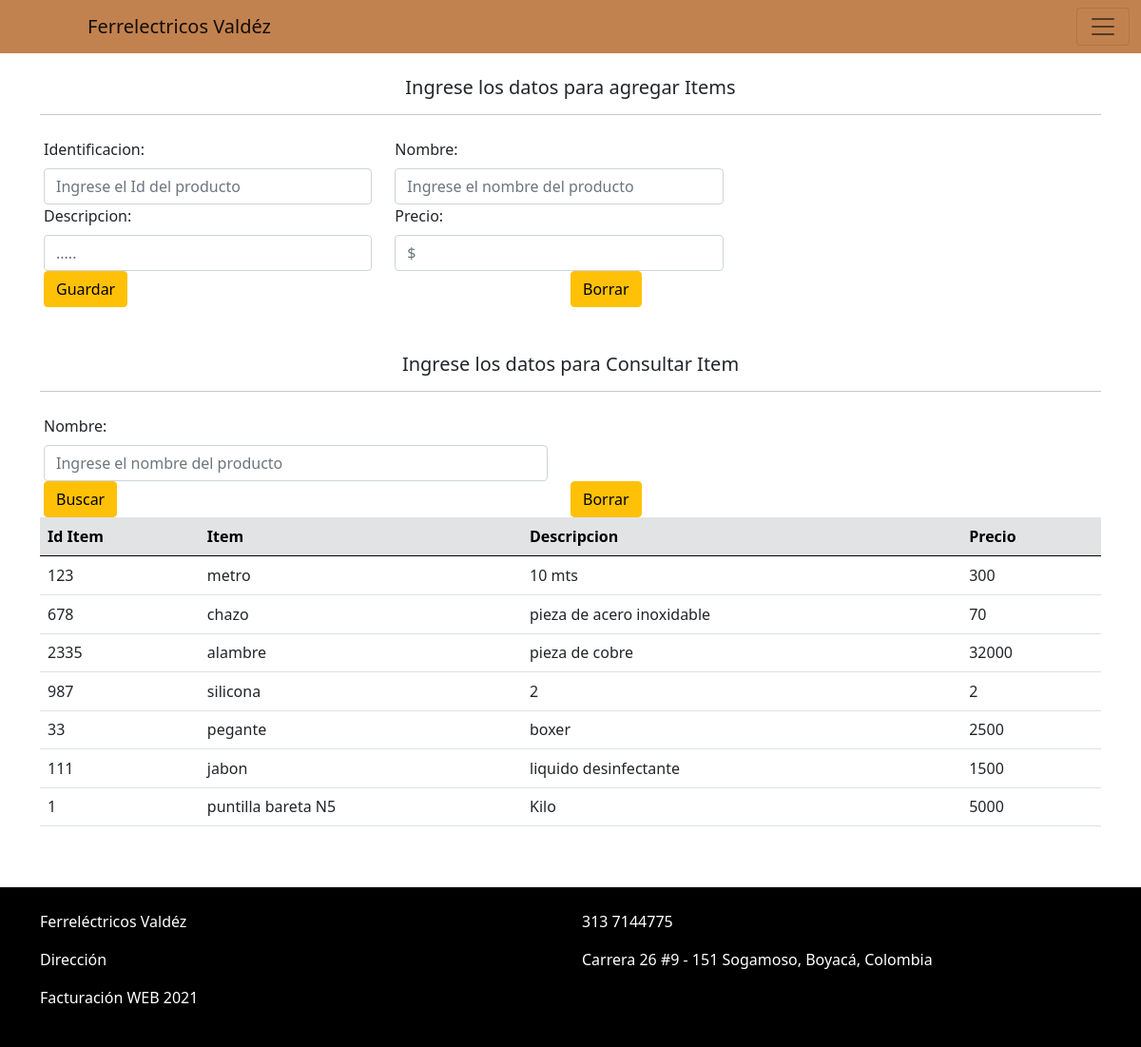
/item.php (signed in), run on the app's committed database.
### tables this page shows
CREATE TABLE IF NOT EXISTS `item` (
  `Id` int(12) NOT NULL,
  `denominacion` varchar(30) NOT NULL,
  `descripcion` varchar(150) NOT NULL,
  `precio` int(10) NOT NULL,
  PRIMARY KEY (`Id`)
);

### item.php (the view, shortened to what this page needs)
<?php
    require 'database.php';
    if(isset($_SESSION['user_id'])){
        $records = $conn->prepare('SELECT id, usuario, password FROM users WHERE id = :id ');
        $records->bindParam(':id', $_SESSION['user_id']);
        $records->execute();
        $results = $records->fetch(PDO::FETCH_ASSOC);
        $user = null;
        if (count($results) > 0) {
            $user = $results;
        }
    }
?>
<!DOCTYPE html>
<html lang="en">
<head>
    <link href="https://cdn.jsdelivr.net/npm/bootstrap@5.1.0/dist/css/bootstrap.min.css" rel="stylesheet">
</head>
<body>
  <?php if(!empty($user)):?>
    <nav class="navbar navbar-light" style="background-color: #C2824F;">
        <div class="container-fluid">
          <a class="navbar-brand" href="index.php"style="margin-left: 80px;">Ferrelectricos Valdéz</a>
          <button class="navbar-toggler" type="button" data-bs-toggle="offcanvas" data-bs-target="#offcanvasNavbar" aria-controls="offcanvasNavbar">
            <span class="navbar-toggler-icon"></span>
          </button>
        </div>
      </nav>
      <br>
      <div class="container">
        <h5 style="text-align: center;">Ingrese los datos para agregar Items</h5>
        <hr>
        <br>
        <form class="row g-3 needs-validation" action="item.php" method="POST" novalidate>
          <div class="row">
            <div class="col-sm-4">
              <label for="id" class="form-label">Identificacion:</label>
              <input type="text" class="form-control" id="id" placeholder="Ingrese el Id del producto" name="id" aria-describedby="inputGroupPrepend2" required>
            </div>
            <div class="col-sm-4">
              <label for="nombre" class="form-label">Nombre:</label>
              <input type="text" class="form-control" id="nombre" placeholder="Ingrese el nombre del producto" name="nombre" aria-describedby="inputGroupPrepend2" required>
            </div>
          </div>
          <div class="row">
            <div class="col-sm-4">
                <label for="descripcion" class="form-label">Descripcion:</label>
                <input type="text" class="form-control" id="descripcion" name="descripcion" placeholder=".....">
            </div>
            <div class="col-sm-4">
              <label for="precio" class="form-label">Precio:</label>
              <input type="number" class="form-control" id="precio" name="precio" placeholder="$" required>
            </div>
          </div>
          <br>
          <div class="row">
            <div class="col-sm">
              <button class="btn btn-warning" type="submit" name="addItem_btn">Guardar</button>
            </div>
            <div class="col-sm">
              <button class="btn btn-warning" type="reset">Borrar</button>
            </div>
          </div>
        </form>
        <br>
    <br>
        <h5 style="text-align: center;">Ingrese los datos para Consultar Item</h5>
        <hr>
        <br>
        <form class="row g-3 needs-validation" action="item.php" method="POST" novalidate>
          <div class="row">
            <div class="col-sm-6">
              <label for="nombre" class="form-label">Nombre:</label>
              <input type="text" class="form-control" id="nombre" placeholder="Ingrese el nombre del producto" name="nombre" aria-describedby="inputGroupPrepend2">
            </div>
          </div>
          <div class="row">
            <div class="col-sm">
              <button class="btn btn-warning" type="submit" name="serchItem_btn">Buscar</button>
            </div>
            <div class="col-sm">
              <button class="btn btn-warning" type="reset">Borrar</button>
            </div>
          </div>
        </form>
        <table class="table caption-top">
      <thead class="table-secondary">
        <tr>
          <th scope="col"> Id Item </th>
          <th scope="col"> Item </th>
          <th scope="col"> Descripcion </th>
          <th scope="col"> Precio</th>
          </tr>
      </thead>
      <tbody>
        <?php
          require 'database.php';
          $nombre= ( empty($_POST['nombre']) ) ? NULL : $_POST['nombre'];
          if(!empty($nombre)){
            $consulta = $conn->query("SELECT * FROM item WHERE denominacion LIKE '%$nombre%'");
            foreach($consulta as $result){
              echo "<tr>
              <td>".$result['Id']."</td>";
                  echo "<td>". $result['denominacion']."</td>";
                  echo "<td>". $result['descripcion']."</td>";
                  echo "<td>". $result['precio']."</td>";
                  echo "<tr>";
            }
          }else{
            $consulta = $conn->query("SELECT * FROM item");
            foreach($consulta as $result){
              echo "<tr>
              <td>".$result['Id']."</td>";
                  echo "<td>". $result['denominacion']."</td>";
                  echo "<td>". $result['descripcion']."</td>";
                  echo "<td>". $result['precio']."</td>";
                  echo "<tr>";
            }
          }
        ?>
      </tbody>
      </table>
      <br>
        </div>
</body>
<br>
<footer style="background-color: #000000;">
  <div class="container">
    <br>
    <div class="row">
        <div class="col-sm">
          <p style="color: white;">Ferreléctricos Valdéz</p>
        </div>
        <div class="col-sm">
          <p style="color: white;">313 7144775</p>
        </div>
    </div>
    <div class="row">
      <div class="col-sm">
        <p style="color: white;">Dirección</p>
      </div>
      <div class="col-sm">
        <p style="color: white;">Carrera 26 #9 - 151 Sogamoso, Boyacá, Colombia</p>
      </div>
    </div>
    <div class="row">
    <p style="color: white;">Facturación WEB 2021</p>
    </div>
    <br>
  </div>
</footer>
<?php endif; ?>
</html>

### data on the page
item: Id "123", denominacion "metro", descripcion "10 mts", precio "300"
item: Id "678", denominacion "chazo", descripcion "pieza de acero inoxidable", precio "70"
item: Id "2335", denominacion "alambre", descripcion "pieza de cobre", precio "32000"
item: Id "987", denominacion "silicona", descripcion "2", precio "2"
item: Id "33", denominacion "pegante", descripcion "boxer", precio "2500"
item: Id "111", denominacion "jabon", descripcion "liquido desinfectante", precio "1500"
item: Id "1", denominacion "puntilla bareta N5", descripcion "Kilo", precio "5000"
